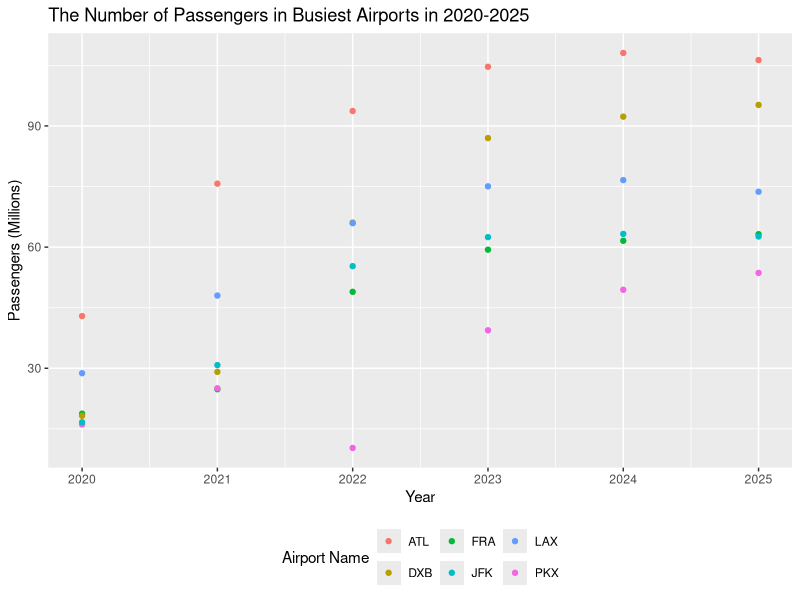
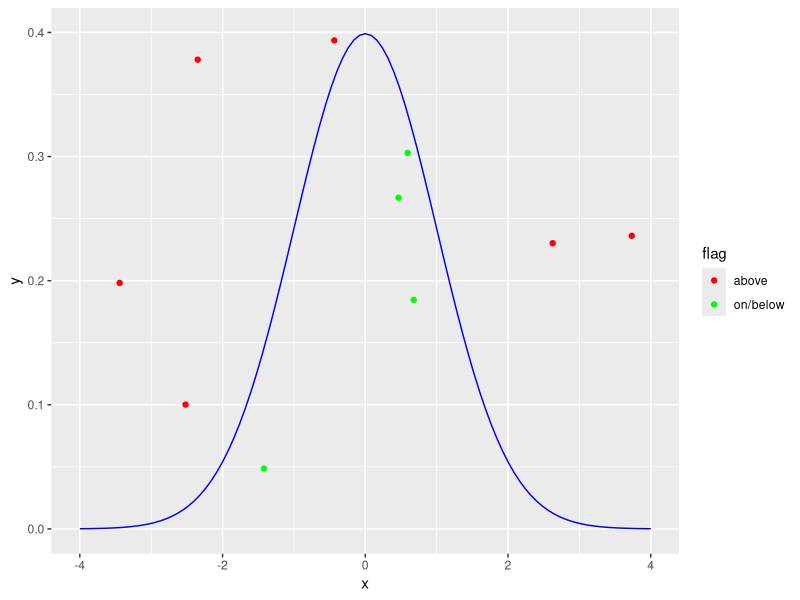
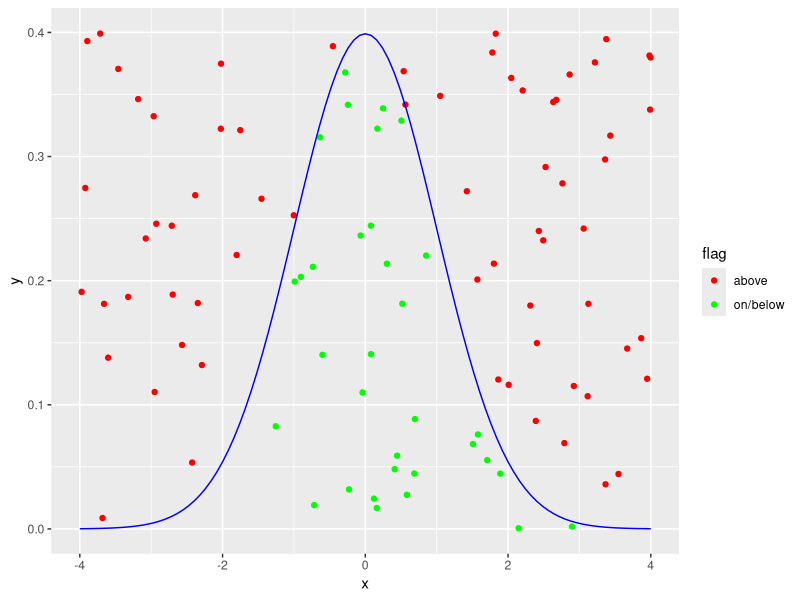
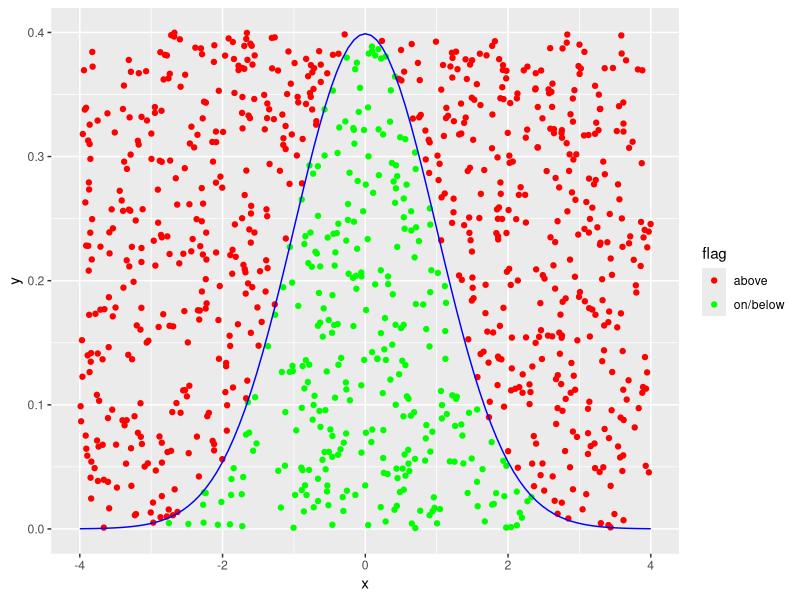
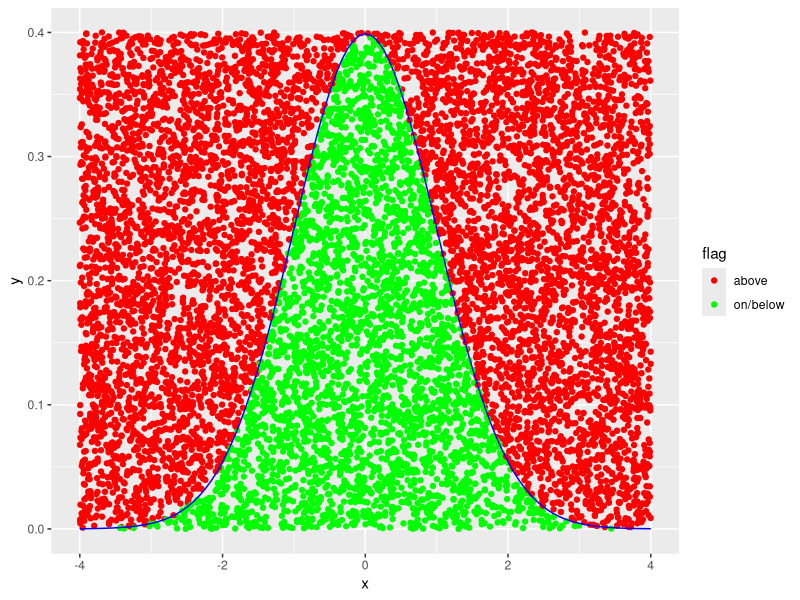

Here is the R script that generated these plots, in order:
## ---- chunk 1
#| label: tbl-airports
#| tbl-cap: "Passenger Traffic at Six Busiest Airports from 2020-2025"
#| echo: false

# Followed the Tidyverse Style Guide

library(dplyr)
library(knitr)
library(tidyr)
library(ggplot2)

# Airport data sourced from Wikipedia (Publically Accessible):
# https://en.wikipedia.org/wiki/List_of_busiest_airports_by_passenger_traffic

airport <- c(
  "ATL", "ATL", "ATL", "ATL", "ATL", "ATL",
  "FRA", "FRA", "FRA", "FRA", "FRA", "FRA",
  "PKX", "PKX", "PKX", "PKX", "PKX", "PKX",
  "DXB", "DXB", "DXB", "DXB", "DXB", "DXB",
  "LAX", "LAX", "LAX", "LAX", "LAX", "LAX",
  "JFK", "JFK", "JFK", "JFK", "JFK", "JFK"
)


year <- c(
  2020, 2021, 2022, 2023, 2024, 2025,
  2020, 2021, 2022, 2023, 2024, 2025,
  2020, 2021, 2022, 2023, 2024, 2025,
  2020, 2021, 2022, 2023, 2024, 2025,
  2020, 2021, 2022, 2023, 2024, 2025,
  2020, 2021, 2022, 2023, 2024, 2025
)

passengers <- c(
  42918685, 75704760, 93699630, 104653451, 108067766, 106302208,
  18768601, 24814921, 48923474, 59359539, 61564957, 63200000,
  16091449, 25051012, 10277623, 39410776, 49441029, 53618949,
  18229461, 29110609, 66069981, 86994365, 92300000, 95200000,
  28779527, 48007284, 65924298, 75050851, 76587980, 73709594,
  16630642, 30788322, 55287711, 62464331, 63265972, 62629455
)


airport_data <- data.frame(
  Airport = airport,
  Year = year,
  Passengers = passengers
)

airport_data |>
  pivot_wider(names_from = Year, values_from = Passengers) |>
  kable()
## ---- chunk 2
#| label: fig-busiestairports
#| fig-cap: "Passenger Traffic at Six Busiest Airports from 2020-2025"
#| echo: false
#| fig-pos: "H"

ggplot(
  data = airport_data,
  mapping = aes(
    x = year,
    y = Passengers / 1000000,,
    color = airport
  )
) +

  theme(legend.position = "bottom")+
  geom_point() +
  labs(
    title = "The Number of Passengers in Busiest Airports in 2020-2025",
    x = "Year",
    y = "Passengers (Millions)",
    color = "Airport Name"
  )
## ---- chunk 3
#| label: fig-montecarlo
#| fig-cap: "Monte Carlo Numerical Integration With Varying Sample Sizes"
#| fig-pos: "H"
#| fig-subcap:
#|   - "n = 10"
#|   - "n = 100"
#|   - "n = 1,000"
#|   - "n = 10,000"
#| layout-ncol: 2
#| echo: false


library(ggplot2)

generate_points <- function(n, x_min, x_max, y_min, y_max) {
  x <- runif(n, x_min, x_max)
  y <- runif(n, y_min, y_max)
  cord_table <- data.frame(x = x, y = y)
  return(cord_table)
}

flag <- function(df){
  for (i in 1:nrow(df)){
    if (df[["y"]][i] > dnorm(df[["x"]][i])){
      df[["flag"]][i] <- "above"
    } else {
      df[["flag"]][i] <- "on/below"
    }
  }
  return(df)
}


cord_table <- generate_points(10, -4, 4, 0, 0.4)
cord_table <- flag(cord_table)
p <- mean(cord_table[["flag"]] == "on/below")
estimate <- p * (8 * 0.4)
plot10 <- ggplot(
  data = cord_table,
  mapping = aes(x = x, y = y, color = flag)
) +
  geom_point() +
  stat_function(fun = dnorm, args = list(mean = 0, sd = 1), xlim = c(-4, 4), color = "blue") +
  scale_color_manual(values = c("above" = "red", "on/below" = "green")) +
  xlim(-4, 4) + ylim(0, 0.4)

cord_table <- generate_points(100, -4, 4, 0, 0.4)
cord_table <- flag(cord_table)
p <- mean(cord_table[["flag"]] == "on/below")
estimate <- p * (8 * 0.4)
plot100 <- ggplot(
  data = cord_table,
  mapping = aes(x = x, y = y, color = flag)
) +
  geom_point() +
  stat_function(fun = dnorm, args = list(mean = 0, sd = 1), xlim = c(-4, 4), color = "blue") +
  scale_color_manual(values = c("above" = "red", "on/below" = "green")) +
  xlim(-4, 4) + ylim(0, 0.4)

cord_table <- generate_points(1000, -4, 4, 0, 0.4)
cord_table <- flag(cord_table)
p <- mean(cord_table[["flag"]] == "on/below")
estimate <- p * (8 * 0.4)
plot1000 <- ggplot(
  data = cord_table,
  mapping = aes(x = x, y = y, color = flag)
) +
  geom_point() +
  stat_function(fun = dnorm, args = list(mean = 0, sd = 1), xlim = c(-4, 4), color = "blue") +
  scale_color_manual(values = c("above" = "red", "on/below" = "green")) +
  xlim(-4, 4) + ylim(0, 0.4)

cord_table <- generate_points(10000, -4, 4, 0, 0.4)
cord_table <- flag(cord_table)
p <- mean(cord_table[["flag"]] == "on/below")
estimate <- p * (8 * 0.4)
plot10000 <- ggplot(
  data = cord_table,
  mapping = aes(x = x, y = y, color = flag)
) +
  geom_point() +
  stat_function(fun = dnorm, args = list(mean = 0, sd = 1), xlim = c(-4, 4), color = "blue") +
  scale_color_manual(values = c("above" = "red", "on/below" = "green")) +
  xlim(-4, 4) + ylim(0, 0.4)

plot10
plot100
plot1000
plot10000
